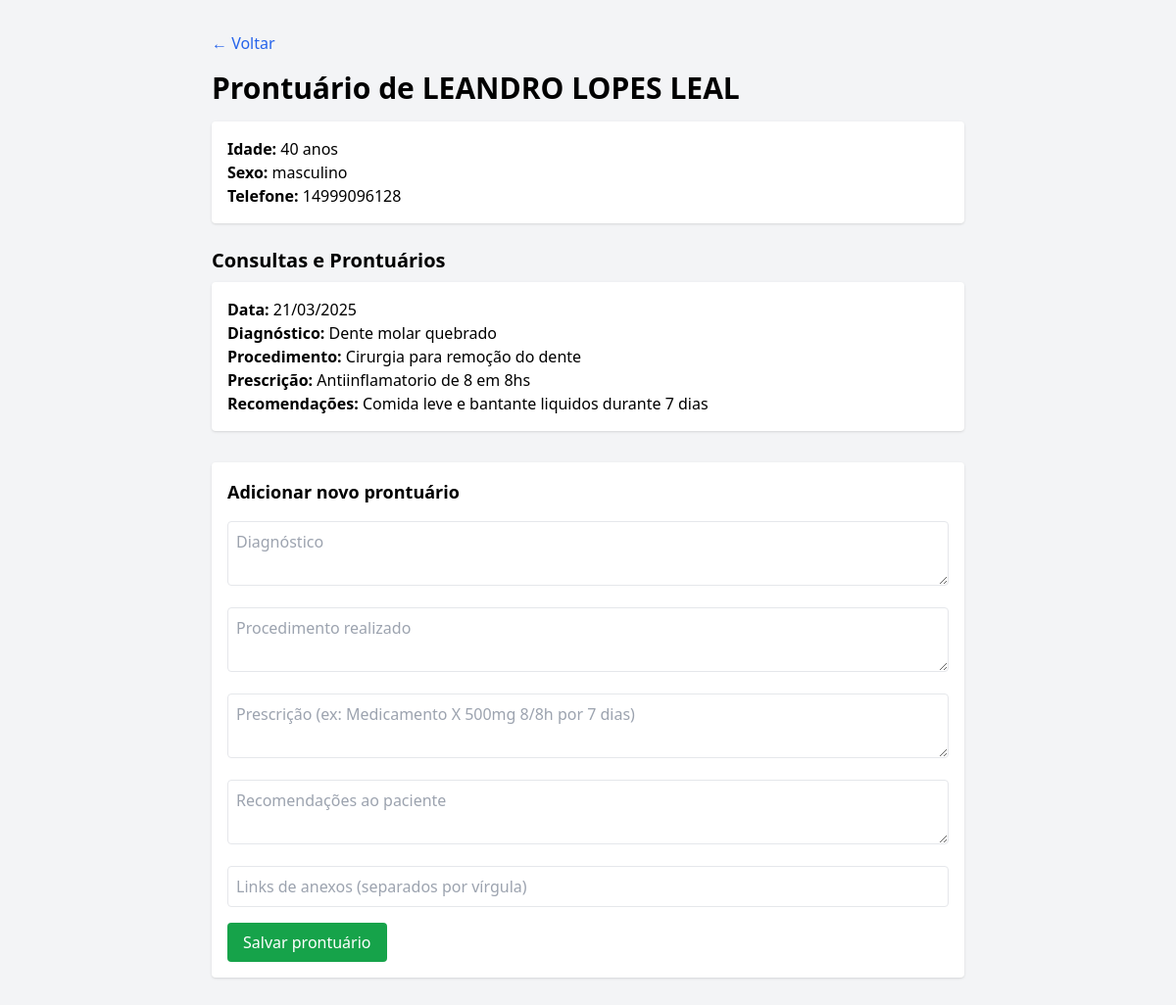
Page /paciente/1 on the committed database.
### app.py (models this page shows)
class Paciente(db.Model):
    id = db.Column(db.Integer, primary_key=True)
    nome = db.Column(db.String(100))
    idade = db.Column(db.Integer)
    sexo = db.Column(db.String(20))
    telefone = db.Column(db.String(20))
    prontuarios = db.relationship('Prontuario', backref='paciente', lazy=True)

class Prontuario(db.Model):
    id = db.Column(db.Integer, primary_key=True)
    paciente_id = db.Column(db.Integer, db.ForeignKey('paciente.id'), nullable=False)
    data_consulta = db.Column(db.Date, default=datetime.date.today)
    diagnostico = db.Column(db.Text)
    procedimento = db.Column(db.Text)
    prescricao = db.Column(db.Text)
    recomendacoes = db.Column(db.Text)
    anexos = db.Column(db.Text)

### app.py (the view)
@app.route('/paciente/<int:id>')
def prontuario(id):
    paciente = Paciente.query.get_or_404(id)
    return render_template('prontuario.html', paciente=paciente)

### templates/prontuario.html (shortened to what this page needs)
<!DOCTYPE html>
<html lang="pt-br">
<head>
    <script src="https://cdn.tailwindcss.com"></script>
</head>
<body class="bg-gray-100 p-8">
    <div class="max-w-3xl mx-auto">
        <a href="/" class="text-blue-600 hover:underline mb-4 inline-block">&larr; Voltar</a>
        <h1 class="text-3xl font-bold mb-4">Prontuário de {{ paciente.nome }}</h1>
        <div class="bg-white p-4 rounded shadow mb-6">
            <p><strong>Idade:</strong> {{ paciente.idade }} anos</p>
            <p><strong>Sexo:</strong> {{ paciente.sexo }}</p>
            <p><strong>Telefone:</strong> {{ paciente.telefone }}</p>
        </div>
        <h2 class="text-xl font-semibold mb-2">Consultas e Prontuários</h2>
        <div class="space-y-4 mb-8">
            {% for prontuario in paciente.prontuarios %}
                <div class="bg-white p-4 rounded shadow">
                    <p><strong>Data:</strong> {{ prontuario.data_consulta.strftime('%d/%m/%Y') }}</p>
                    <p><strong>Diagnóstico:</strong> {{ prontuario.diagnostico }}</p>
                    <p><strong>Procedimento:</strong> {{ prontuario.procedimento }}</p>
                    <p><strong>Prescrição:</strong> {{ prontuario.prescricao }}</p>
                    <p><strong>Recomendações:</strong> {{ prontuario.recomendacoes }}</p>
                </div>
            {% endfor %}
        </div>
        <div class="bg-white p-4 rounded shadow">
            <h3 class="text-lg font-semibold mb-4">Adicionar novo prontuário</h3>
            <form action="/paciente/{{ paciente.id }}/novo_prontuario" method="POST" class="space-y-4">
                <textarea name="diagnostico" placeholder="Diagnóstico" class="w-full border p-2 rounded" required></textarea>
                <textarea name="procedimento" placeholder="Procedimento realizado" class="w-full border p-2 rounded" required></textarea>
                <textarea name="prescricao" placeholder="Prescrição (ex: Medicamento X 500mg 8/8h por 7 dias)" class="w-full border p-2 rounded"></textarea>
                <textarea name="recomendacoes" placeholder="Recomendações ao paciente" class="w-full border p-2 rounded"></textarea>
                <input type="text" name="anexos" placeholder="Links de anexos (separados por vírgula)" class="w-full border p-2 rounded">
                <button type="submit" class="bg-green-600 text-white py-2 px-4 rounded hover:bg-green-700">Salvar prontuário</button>
            </form>
        </div>
    </div>
</body>
</html>

### rows in the picture
Paciente: nome "LEANDRO LOPES LEAL", idade "40", sexo "masculino", telefone "14999096128"
Prontuario: data_consulta "21/03/2025", diagnostico "Dente molar quebrado", procedimento "Cirurgia para remoção do dente", prescricao "Antiinflamatorio de 8 em 8hs", recomendacoes "Comida leve e bantante liquidos durante 7 dias"
